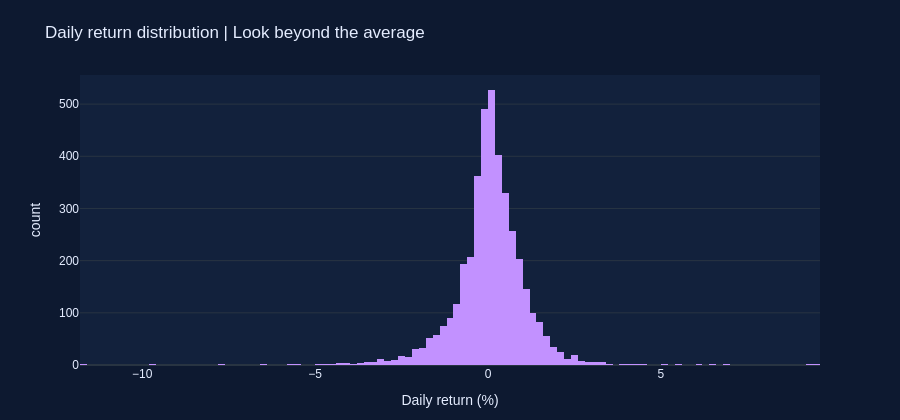

Notebook code cell kept with this figure:
### Markdown cell above
<div style="background:#12213c;border-left:6px solid #36dec2;padding:18px;border-radius:10px;color:#eef5ff"><b style="color:#36dec2">04</b><h2 style="margin:8px 0;color:#eef5ff">Returns, tails and the cost of drawdowns</h2></div>

A rising price series can conceal large losses. Examine daily changes, downside tails, rolling volatility and drawdown duration. Annualization uses 252 sessions as a convention. Historical percentiles describe this sample, not guaranteed future loss limits. There is no risk-free rate or trading-cost assumption, so no strategy Sharpe ratio is claimed.

### Code cell
r=e['return'].dropna()
tail_q=r.quantile(.05)
risk=pd.Series({'Daily mean (%)':r.mean()*100,'Daily median (%)':r.median()*100,
    'Daily standard deviation (%)':r.std()*100,'Skewness':r.skew(),'Excess kurtosis':r.kurt(),
    'Historical daily 5th percentile (%)':tail_q*100,
    'Mean return below 5th percentile (%)':r[r<=tail_q].mean()*100,
    'Positive sessions (%)':(r>0).mean()*100,'Worst session (%)':r.min()*100,'Best session (%)':r.max()*100})
display(risk.round(3).to_frame('Value'))
fig=px.histogram(e,x=e['return']*100,nbins=130,color_discrete_sequence=[COLORS[2]],
                 title='Daily return distribution | Look beyond the average',labels={'x':'Daily return (%)'})
fig.update_layout(height=420)
show_plot(fig,'03_returns')
f,ax=plt.subplots(1,2,figsize=(12,4))
ax[0].hist(r*100,bins=100,color=COLORS[2]);ax[0].set(xlabel='Daily return (%)',ylabel='Sessions',title='Fat tails matter')
ax[1].plot(e.date,e['return']*100,color=COLORS[0],lw=.6);ax[1].set(ylabel='Daily return (%)',title='Volatility clusters through time')
static_done(f,'03_returns')
extremes=pd.concat([e.nsmallest(5,'return'),e.nlargest(5,'return')])[['date','close','return','volume']]
display(extremes.sort_values('return').reset_index(drop=True))

### Figure 1 — Plotly figure (JSON) as saved in the notebook; plotly's stock layout.template omitted (floating-point values rounded to 4 significant figures; data arrays with more than 128 entries replaced by an {"elided": "..."} marker saying what was removed)
{"data": [{"bingroup": "x", "hovertemplate": "Daily return (%)=%{x}<br>count=%{y}<extra></extra>", "legendgroup": "", "marker": {"color": "#c291ff", "pattern": {"shape": ""}}, "name": "", "nbinsx": 130, "orientation": "v", "showlegend": false, "type": "histogram", "x": {"elided": "4037 float values"}, "xaxis": "x", "yaxis": "y"}], "layout": {"barmode": "relative", "font": {"color": "#e5edff", "family": "Arial"}, "height": 420, "legend": {"tracegroupgap": 0}, "margin": {"b": 55, "t": 75}, "paper_bgcolor": "#0d1930", "plot_bgcolor": "#12213c", "title": {"text": "Daily return distribution | Look beyond the average"}, "xaxis": {"anchor": "y", "domain": [0.0, 1.0], "title": {"text": "Daily return (%)"}}, "yaxis": {"anchor": "x", "domain": [0.0, 1.0], "title": {"text": "count"}}}}
